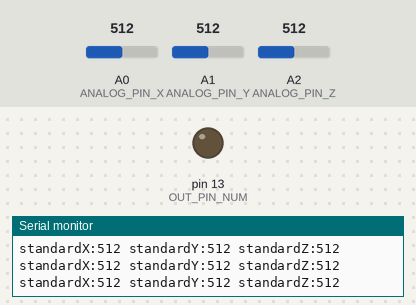
Bench run of a sketch on a simulated Arduino Uno, built with avr-gcc and run on an emulated ATmega328P. Parts: output pins drawn as LEDs (lit = HIGH), the last lines printed to the serial monitor. The inputs (shaded band) are chosen by the test bench; at power-on: A0 (ANALOG_PIN_X) = 512, A1 (ANALOG_PIN_Y) = 512, A2 (ANALOG_PIN_Z) = 512.

Above: at 1.2 s.
1.3 s: A0 (ANALOG_PIN_X) set to 111
3.7 s: A0 (ANALOG_PIN_X) set to 90
At 6.1 s:
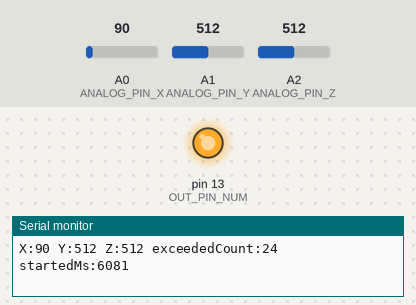
Timing chart, 0 to 12.2 s (numbered marks = the images above; inputs shaded):
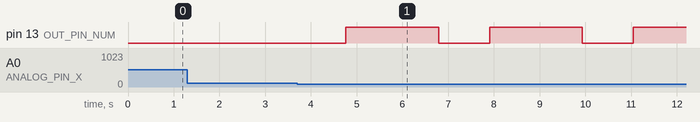

The sketch:

sketch_prototype_dog.ino
```cpp
int time_m =0;
int startedMs = 0;
bool isStarted = false;
const int STARTING_MESURING_MS = 2000;
int standardX, standardY, standardZ;
const long ANALOG_PIN_X = 0;
const long ANALOG_PIN_Y = 1;
const long ANALOG_PIN_Z = 2;
const long EXCEED_RANGE = 10;
int mesuringStartedMs = 0;
int mesuringMs = 0;
const long INIT_STARTED_TIME = 0;
int exceededCount = 0;
const int OUT_PIN_NUM = 13;
const bool IS_DEBUG_MODE = true;
const int MESURING_INTERVAL_MS = 3000;
const int EXCEEDED_JUDGE_COUNT = 10;

void setup() {
  Serial.begin(9600);
  standardX = standardY = standardZ = 0;
  pinMode(OUT_PIN_NUM, OUTPUT);
}

void loop() {
  startedMs = millis();

  // 始まりから2000msは傾きの基準を取得する時間.
  if (!isStarted) {
    standardX = analogRead(ANALOG_PIN_X);
    standardY = analogRead(ANALOG_PIN_Y);
    standardZ = analogRead(ANALOG_PIN_Z);

    if (IS_DEBUG_MODE) {
      Serial.print("standardX:");
      Serial.print(standardX);
      Serial.print(" standardY:");
      Serial.print(standardY);
      Serial.print(" standardZ:");
      Serial.println(standardZ);
    }

    if (startedMs > STARTING_MESURING_MS) isStarted = true;
    return;
  }

  long x, y, z;
  x = y = z = 0;
  x = analogRead(0);
  y = analogRead(1);
  z = analogRead(2);

  // 傾きが一定値を超えたか判定.
  bool isExeededX = standardX < x - EXCEED_RANGE || standardX > x + EXCEED_RANGE;

  // millis()は0-32000msの間で変動するためマイナスの場合を考慮.
  bool isMinusMs = millis() < 0;

  // 一定時間内に何回傾きが基準を超えたかを計測する.
  if (isExeededX && (mesuringStartedMs == INIT_STARTED_TIME)) mesuringStartedMs = millis();
  int mesuringMs = millis() - mesuringStartedMs;
  if ((!isMinusMs && mesuringMs < MESURING_INTERVAL_MS) || (isMinusMs && mesuringMs > MESURING_INTERVAL_MS)) {
    if (isExeededX) exceededCount++;
  } else {
    exceededCount = 0;
    mesuringStartedMs = 0;
  }

  // 一定回数を超えたら犬が動いていることにする.
  if (exceededCount > EXCEEDED_JUDGE_COUNT) {
    digitalWrite(OUT_PIN_NUM, HIGH);
  } else {
    digitalWrite(OUT_PIN_NUM, LOW);
  }

  if (IS_DEBUG_MODE) {
    Serial.print("X:");
    Serial.print(x);
    Serial.print(" Y:");
    Serial.print(y);
    Serial.print(" Z:");
    Serial.print(z);
    Serial.print(" exceededCount:");
    Serial.print(exceededCount);
    Serial.print(" startedMs:");
    Serial.println(startedMs);
  }

  delay(100);
}
```

Measured:
- the behaviour switches between 100 and 99 on A0 (ANALOG_PIN_X) (found by bisection; images 0 and 1)
- after the input at 3.7 s, pin 13 (OUT_PIN_NUM): alternates HIGH for 2.0 s and LOW for 1.1 s, starting after 1.1 s
